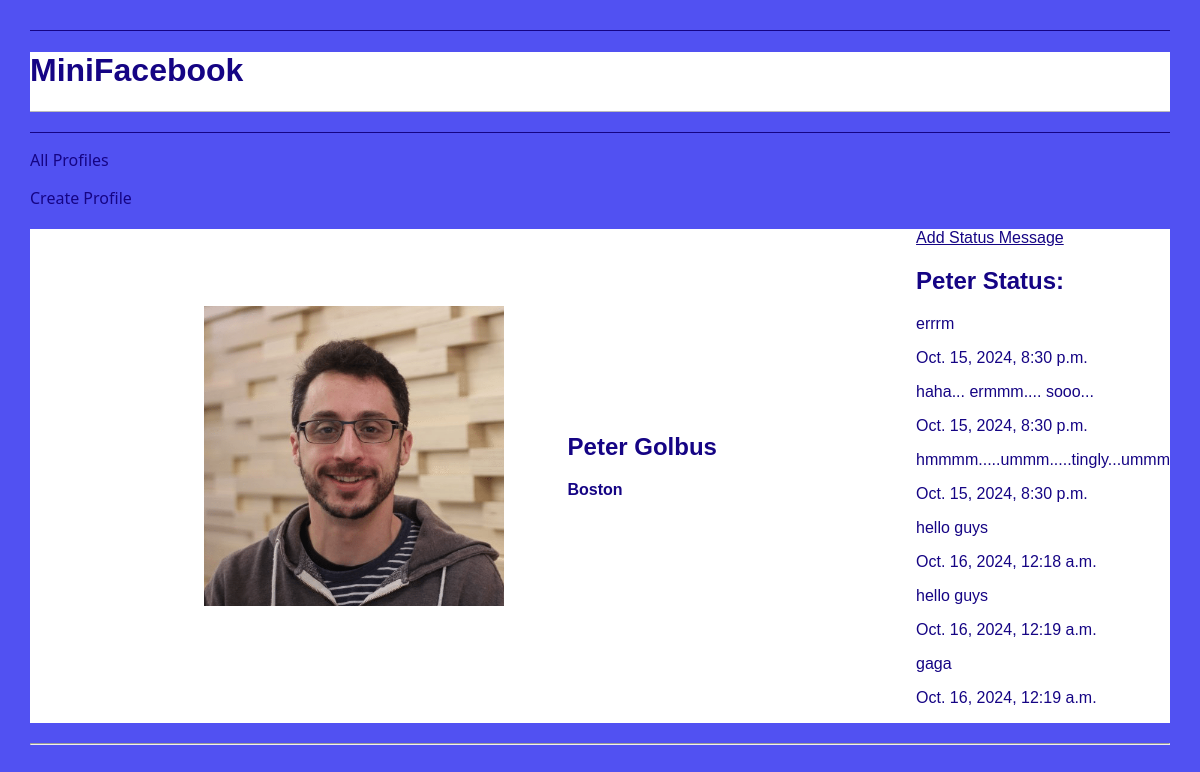
Before: /mini_fb/profile/1/ with the older database file.
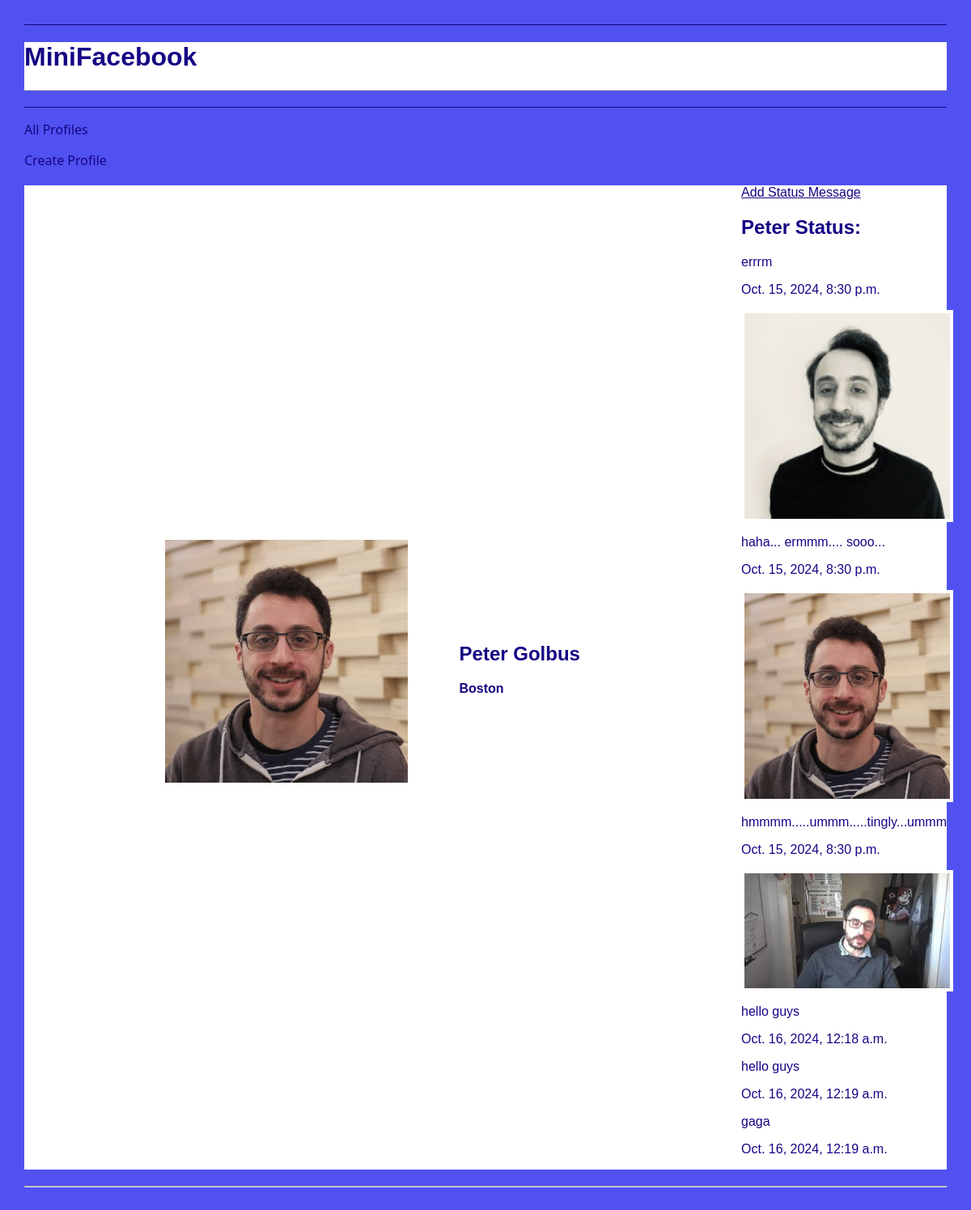
After: the same page with the newer database file.
### mini_fb/models.py (models this page shows, shortened)
class StatusMessage(models.Model):
    timestamp = models.DateTimeField(auto_now=True)
    message = models.TextField(blank=False)
    profile = models.ForeignKey("Profile", on_delete=models.CASCADE)
    def get_images(self):
        return Image.objects.filter(status_message = self)

class Image(models.Model):
    image_file = models.ImageField(upload_to='images/')
    status_message = models.ForeignKey(StatusMessage, on_delete=models.CASCADE)
    timestamp = models.DateTimeField(default=timezone.now)

### mini_fb/views.py (the view)
# urls.py: path('profile/<int:pk>/', views.ShowProfilePageView.as_view(), name='show_profile'),
class ShowProfilePageView(DetailView):
    model = Profile
    template_name = 'mini_fb/show_profile.html'
    context_object_name = 'profile'
    '''pick profile '''
    def get_object(self):
        pk = self.kwargs.get('pk')
        print("pk is")
        print(pk)
        return Profile.objects.get(pk=pk)

### mini_fb/models.py (called while the page is built)
    def get_status_messages(self):
        message = StatusMessage.objects.filter(profile=self)
        return message

### mini_fb/templates/mini_fb/show_profile.html
{% extends 'mini_fb/base.html' %}
{% block content %}
<main class="grid-container">
    <profile class="featured">
        {% if profile.image_file.url %}
        <img src="{{profile.image_file.url}}" alt="{{profile.image_file.url}}">
        {% endif %}
        <div>
            <h2>{{profile.first_name}} {{profile.last_name}}</h2>
            <strong>  {{profile.city}}</strong>
        </div>
    </profile>
    <div>
        <a href="{% url 'create_status' profile.pk %}" style="text-decoration: underline;">Add Status Message</a>
        <h2>{{profile.first_name}} Status:</h2>
        {% for s in profile.get_status_messages %}
        <profile>
            <div>
                <p>{{s.message}}</p>
                <p>{{s.timestamp}}</p>
                {% for img in s.get_images %}
                    <div>
                        <img src="{{img.image_file.url}}" alt="{{img.image_file.url}}">
                    </div>
                {%endfor%}
            </div>
        </profile>
        {%endfor%}
    </div>
</main>
{% endblock %}

Changed rows visible on the page:
added Image: image_file (picture), shown under StatusMessage "errrm"
added Image: image_file (picture), shown under StatusMessage "haha... ermmm.... sooo..."
added Image: image_file (placeholder picture), shown under StatusMessage "hmmmm.....ummm.....tingly...ummm"
